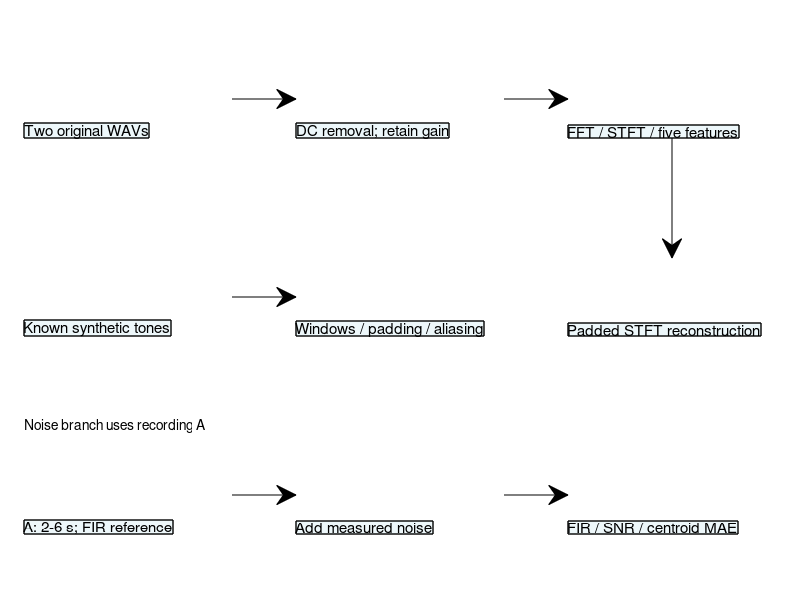

Write MATLAB code to recreate this figure.
function ap_pipeline()
%AP_PIPELINE Baseline and separately controlled experiments.
figure('Color','w','Position',[80 80 1050 470]);axis off;
labels={'Two original WAVs','DC removal; retain gain','FFT / STFT / five features', ...
    'Known synthetic tones','Windows / padding / aliasing','Padded STFT reconstruction', ...
    'A: 2-6 s; FIR reference','Add measured noise','FIR / SNR / centroid MAE'};
positions=[.03 .77 .26 .13;.37 .77 .26 .13;.71 .77 .26 .13; ...
    .03 .44 .26 .13;.37 .44 .26 .13;.71 .44 .26 .13; ...
    .03 .11 .26 .13;.37 .11 .26 .13;.71 .11 .26 .13];
for k=1:numel(labels)
    annotation('textbox',positions(k,:),'String',labels{k}, ...
        'HorizontalAlignment','center','VerticalAlignment','middle', ...
        'FontSize',11,'LineWidth',1,'BackgroundColor',[.93 .97 .98]);
end
annotation('arrow',[.29 .37],[.835 .835]);
annotation('arrow',[.63 .71],[.835 .835]);
annotation('arrow',[.84 .84],[.77 .57]);
annotation('arrow',[.29 .37],[.505 .505]);
annotation('arrow',[.29 .37],[.175 .175]);
annotation('arrow',[.63 .71],[.175 .175]);
annotation('textbox',[.03 .28 .26 .09],'String','Noise branch uses recording A', ...
    'EdgeColor','none','HorizontalAlignment','center','FontSize',10);
end
